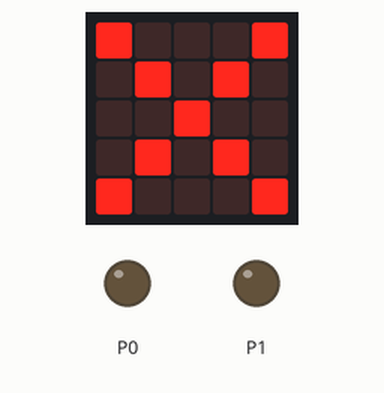
Recording of a program running on a simulated BBC micro:bit (MakeCode). On the bench: the board's 5×5 LED display, output pins drawn as LEDs (lit = HIGH). Random numbers come from a fixed seed.

Above: at 0.7 s.
At 6.5 s:
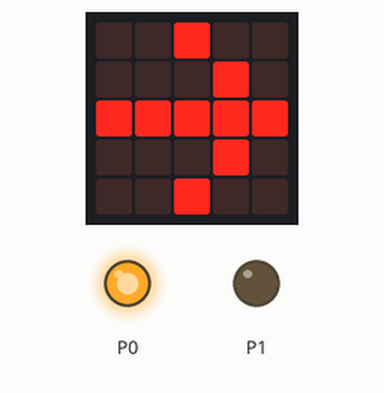
At 11.7 s:
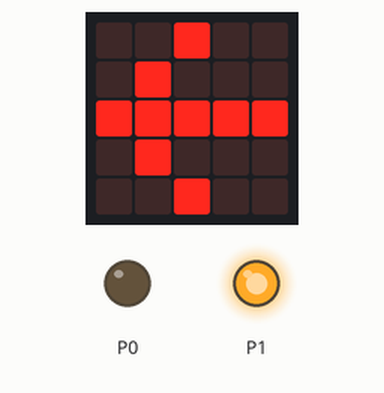
At 37.9 s:
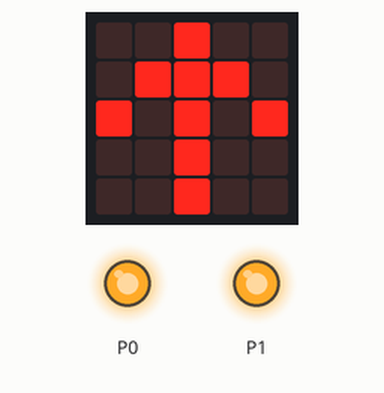
Timing chart, 0 to 39.4 s (numbered marks = the images above):
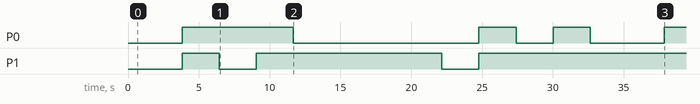

Measured:
- by itself, P0: goes HIGH 7.9 s, LOW 13.1 s, HIGH 2.6 s, LOW 2.6 s, HIGH 2.6 s, LOW 5.2 s, then HIGH
- by itself, P1: goes HIGH 2.6 s, LOW 2.6 s, HIGH 13.1 s, LOW 2.6 s, then HIGH
- what the display in image 0 shows lasts 2.6 s, from 0.6 s to 3.2 s
- what the display in image 2 shows lasts 10.5 s, from 11.1 s to 21.6 s

The program:

main.ts
```typescript
let Numero = 0
basic.showIcon(IconNames.Happy)
basic.forever(function () {
    Numero = randint(1, 4)
    if (Numero == 1) {
        basic.showArrow(ArrowNames.North)
        pins.digitalWritePin(DigitalPin.P0, 1)
        pins.digitalWritePin(DigitalPin.P1, 1)
    } else if (Numero == 2) {
        basic.showIcon(IconNames.No)
        pins.digitalWritePin(DigitalPin.P0, 0)
        pins.digitalWritePin(DigitalPin.P1, 0)
    } else if (Numero == 3) {
        basic.showArrow(ArrowNames.East)
        pins.digitalWritePin(DigitalPin.P0, 1)
        pins.digitalWritePin(DigitalPin.P1, 0)
    } else if (Numero == 4) {
        basic.showArrow(ArrowNames.West)
        pins.digitalWritePin(DigitalPin.P0, 0)
        pins.digitalWritePin(DigitalPin.P1, 1)
    }
    basic.pause(2000)
})
```

test.ts
```typescript
// aquí va el archivo "tests"; esto no se compilará cuando este paquete se utilice como una extensión.
```
